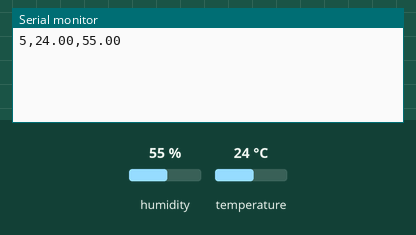
Bench run of a sketch on a simulated Arduino Uno, built with avr-gcc and run on an emulated ATmega328P. On the bench: the last lines printed to the serial monitor. The inputs (shaded band) are chosen by the test bench; at power-on: humidity 55 %, temperature 24 °C.

Above: at 18.0 s.
18.1 s: humidity set to 22 %
At 20.8 s:
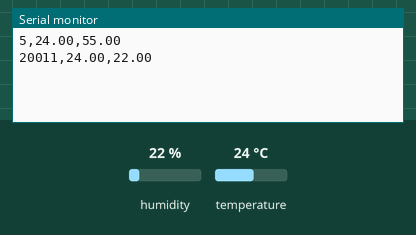
33.1 s: temperature set to 12 °C
At 41.1 s:
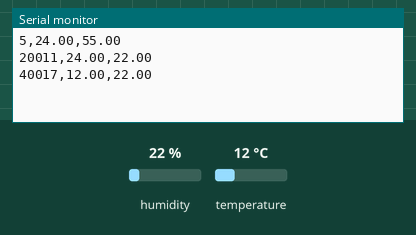
48.1 s: humidity set to 40 %
At 61.3 s:
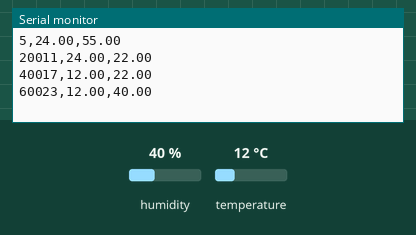
Timing chart, 0 to 62.8 s (numbered marks = the images above; inputs shaded):
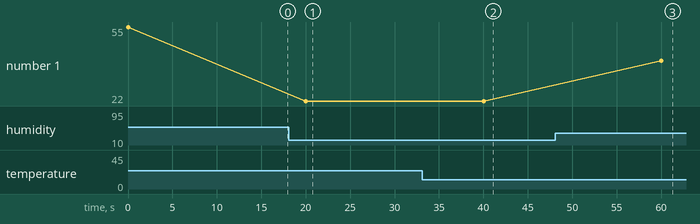

The sketch:

sketch_feb8b.ino
```cpp
#include <DHT.h>

#define DHTPIN 4    // DHT22 data pin connected to digital pin 2
#define DHTTYPE DHT22 // DHT 22 (AM2302)

DHT dht(DHTPIN, DHTTYPE);

void setup() {
    Serial.begin(9600);
    dht.begin();
}

void loop() {
    float temperature = dht.readTemperature();  // Read temperature (Celsius)
    float humidity = dht.readHumidity();        // Read humidity (%)

    if (!isnan(temperature) && !isnan(humidity)) {
        Serial.print(millis());  // Timestamp in milliseconds
        Serial.print(",");
        Serial.print(temperature);
        Serial.print(",");
        Serial.println(humidity);
    }

    delay(20000);  // Collect data every 10 seconds
}
```

Measured:
- after the input at 18.1 s, the serial monitor: prints a new line after 1.9 s (image 1)
- after the input at 33.1 s, the serial monitor: prints a new line after 6.9 s (image 2)
- after the input at 48.1 s, the serial monitor: prints a new line after 11.9 s (image 3)
- plotted number 1: 55 → 22 after the input at 18.1 s, 22 → 40 after the input at 48.1 s
